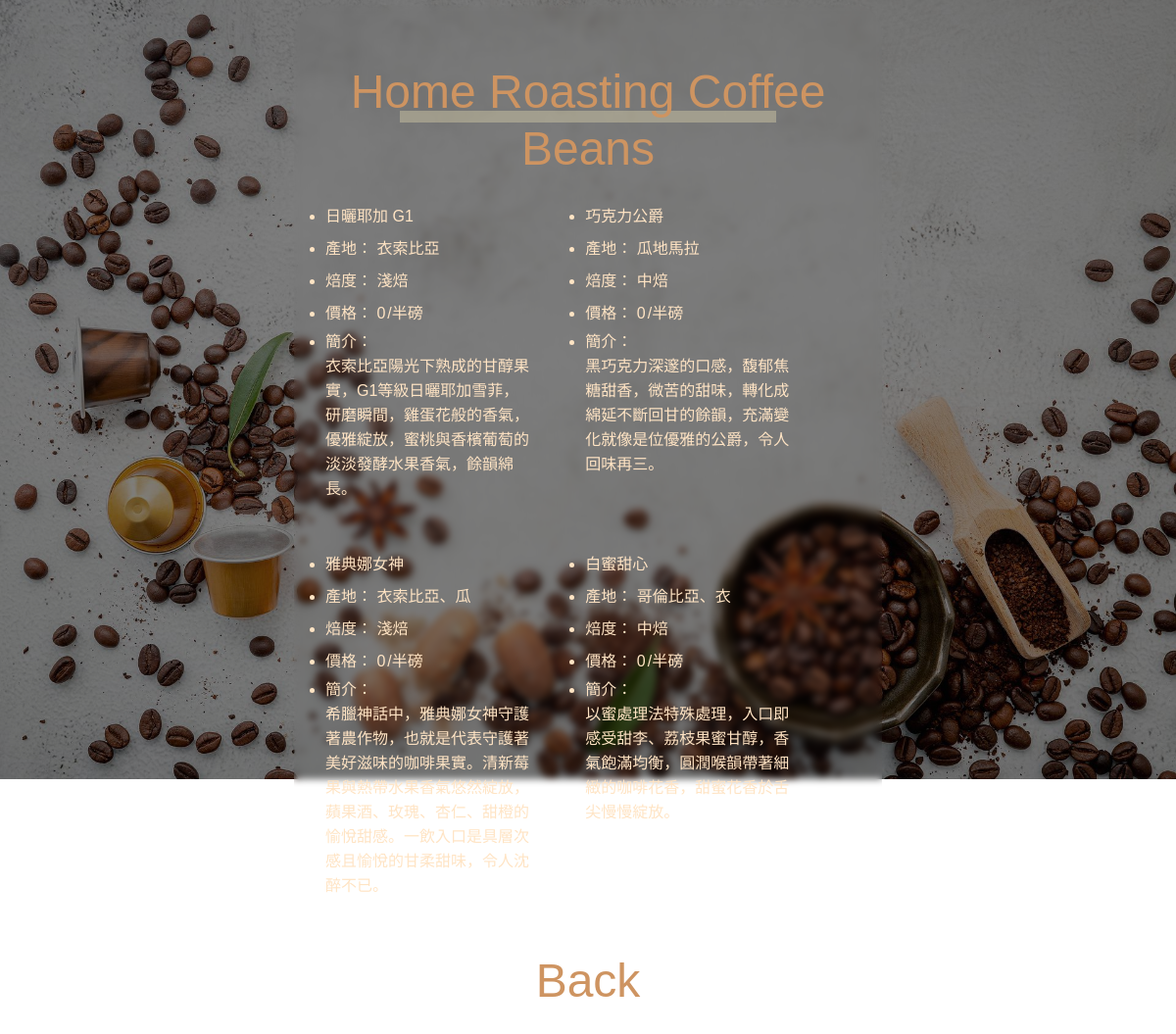
The page /beans.php on the database as committed earlier.
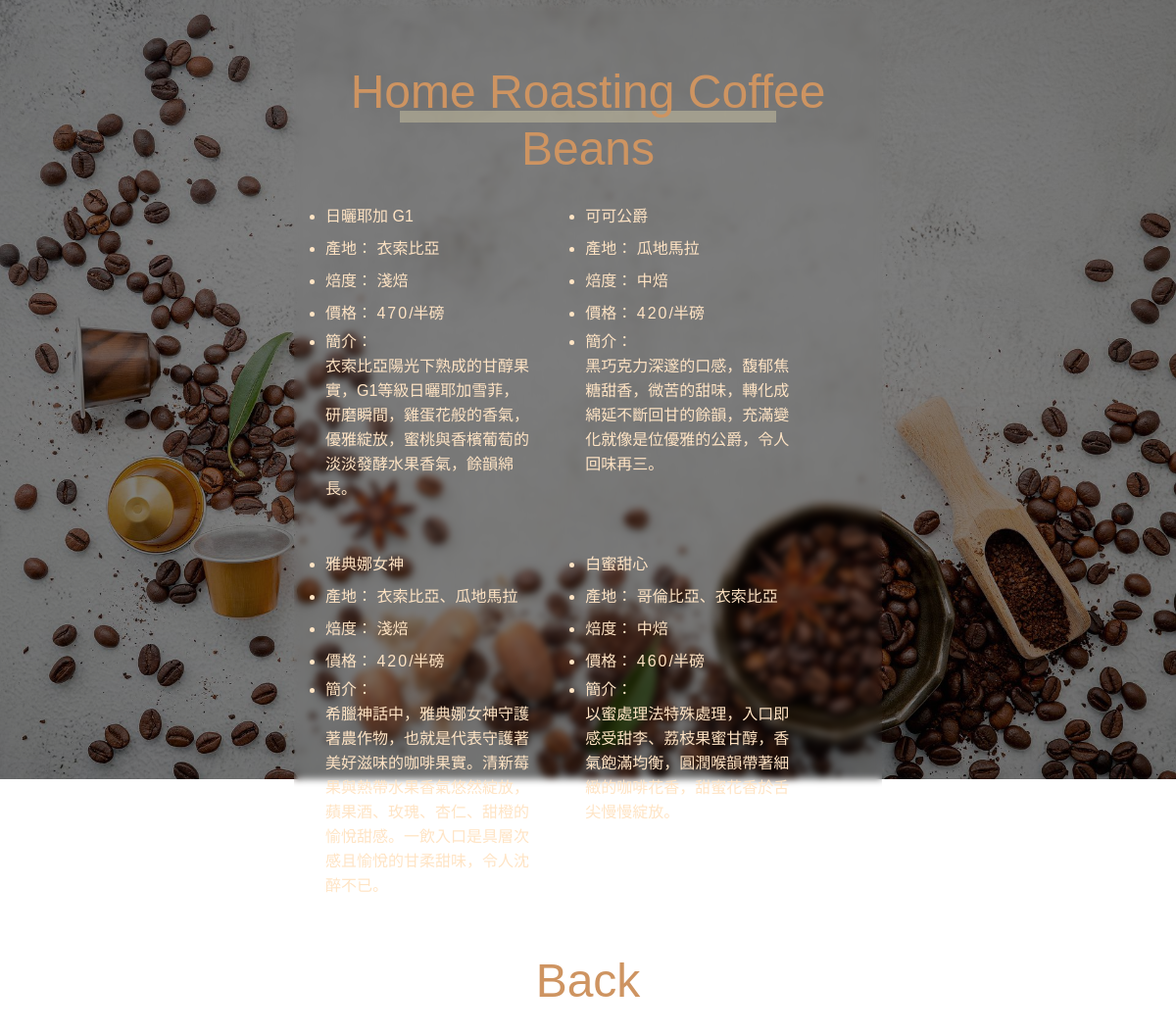
The same page on the database as committed later.
### tables this page shows
CREATE TABLE `jazz_beans` (
  `id` tinyint(4) NOT NULL,
  `name` varchar(16) NOT NULL COMMENT '品名',
  `land` varchar(16) NOT NULL COMMENT '產區',
  `roast` varchar(6) NOT NULL COMMENT '焙度',
  `price` int(4) NOT NULL COMMENT '價格',
  `intro` text NOT NULL COMMENT '介紹',
  `rank` tinyint(4) NOT NULL COMMENT '排序',
  `sh` tinyint(1) NOT NULL DEFAULT 1 COMMENT '上架'
);

### base.php (called while the page is built, shortened)
<?php
class DB{
    protected $dsn = "mysql:host=localhost;chatset=utf8;dbname=s1110205";
    protected $table;
    protected $pdo;
    function __construct($table){
        $this->table = $table;
        $this->pdo = new PDO($this->dsn,'root','');
    }
    function all(...$ary){
        $sql = "SELECT * FROM $this->table ";
        if (isset($ary[0])) {
            if(is_array($ary[0])){
                foreach ($ary[0] as $key => $value) {
                    $tmp[] = "`$key` = '$value'";
                }
                $sql.=" WHERE ".join(" AND ",$tmp);
            }else {
                $sql.=$ary[0];
            }
        }
        return $this->pdo->query($sql)->fetchAll(PDO::FETCH_ASSOC);
    }
}
$Beans = new DB('jazz_beans');
?>

### beans.php (the view, shortened to what this page needs)
<?php
include "./base.php";
?>
<!DOCTYPE html>
<html lang="en">
<head>
    <link rel="stylesheet" href="https://cdn.jsdelivr.net/npm/bootstrap@5.1.1/dist/css/bootstrap.min.css">
    <link href="http://fonts.cdnfonts.com/css/melinda" rel="stylesheet">
    <link href="http://fonts.cdnfonts.com/css/behind-script" rel="stylesheet">
    <link rel="stylesheet" href="./css/all.css">
    <link rel="stylesheet" href="./css/bgpic.css">
    <link rel="stylesheet" href="./css/coffee.css">
</head>
<body>
    <div class="beansbg"></div>
    <div class="container main_body">
        <div class="row">
            <div class="col-12 title mt-5">
                <div class="bigline">&nbsp;</div>
                <h1>Home Roasting Coffee Beans</h1>
            </div>
        </div>
        <div class="row bean_row">
            <?php
            $rows = $Beans->all(['sh'=>1]);
            foreach ($rows as $key => $value) {
            ?>
            <div class="col-12 col-md-5 m-3">
                <ul class="bean_body">
                    <li><?=$value['name']?></li>
                    <li>產地：&nbsp;<?=$value['land']?></li>
                    <li>焙度：&nbsp;<?=$value['roast']?></li>
                    <li>價格：&nbsp;<span style="letter-spacing: 2px;"><?=$value['price']?></span>/半磅</li>
                    <li class="bean_intro">簡介：<br><?=$value['intro']?></li>
                </ul>
            </div>
            <?php
            }
            ?>
        </div>
        <div class="row">
            <div class="col-12 title">
                <h1 class="back"><a href="../80jazz_menu/coffee.php">Back</a></h1>
            </div>
        </div>
    </div>
</body>
</html>

### css/all.css (style rules this page uses)
.container { margin: 0; padding: 0; }

### css/bgpic.css (style rules this page uses)
.beansbg { background: url(../img/beansbg.jpg); height: 100vh; width: 100vw; margin-top: -10px; position: fixed; z-index: -99; background-size: cover; background-position-x: 85% ; background-position-y: 0rem; background-color: rgba(0, 0, 0, 0.5); background-blend-mode: multiply; background-repeat: no-repeat; right: 0px; padding-top: 10rem; overflow: auto; }
@media (min-width: 768px) { .beansbg { background: url(../img/coffee.jpg); background-size: cover; background-position-x: 90% ; background-color: rgba(0, 0, 0, 0.5); background-blend-mode: multiply; background-repeat: no-repeat; height: 100vh; width: 100vw; position: fixed; z-index: -99; } }

### css/coffee.css (style rules this page uses)
* { box-sizing: border-box; color: rgb(255, 228, 196); margin: 0; padding: 0; font-family: 'Behind Script', sans-serif; }
.main_body { margin: 5px auto; width: 90vw; min-height: 300px; border-radius: 30px 30px 10px 10px; backdrop-filter: blur(3.5px); -webkit-backdrop-filter: blur(3.5px); }
@media (min-width: 768px) { .main_body { width: 50%; } }
.en,.title,.price { font-family: 'Behind Script', sans-serif; }
.title { text-align: center; }
.title h1 { font-size: 3rem; color: rgb(206, 148, 97); }
.bigline { margin: 0 auto; position: relative; width: 24rem; height: 12px; background-color: rgba(224, 216, 176, 0.4); z-index: -1; top: 60px; }
.back { margin: 1.5rem auto; }
.back a { text-decoration: none; color: rgb(206, 148, 97); }
.bean_row { padding-left: 1rem; padding-right: 3rem; }
.bean_body { padding-left: 0; }
.bean_body li { line-height: 33px; }
.bean_body .bean_intro { line-height: 25px; }

Rows that differ between the two databases and show on the page:
changed jazz_beans "日曬耶加 G1": price "0" → "470"
changed jazz_beans "瓜地馬拉": name "巧克力公爵" → "可可公爵"; price "0" → "420"
changed jazz_beans "雅典娜女神": land "衣索比亞、瓜" → "衣索比亞、瓜地馬拉"; price "0" → "420"
changed jazz_beans "白蜜甜心": land "哥倫比亞、衣" → "哥倫比亞、衣索比亞"; price "0" → "460"
